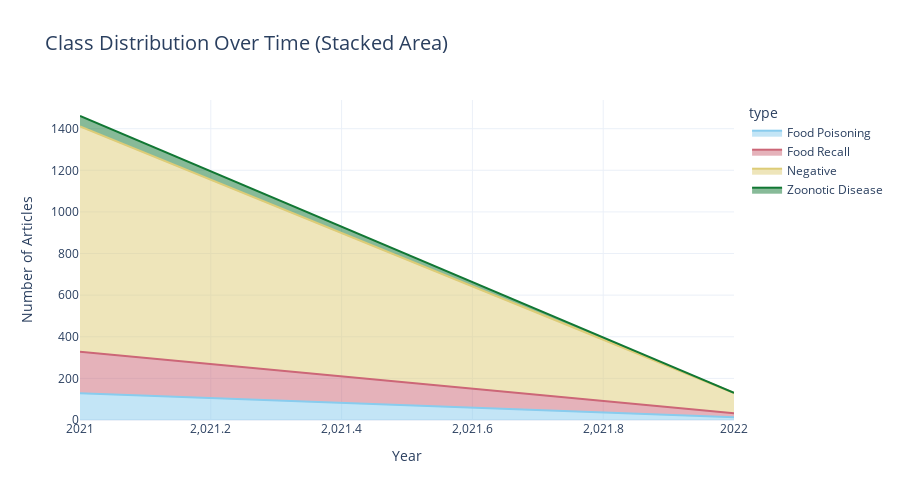

Here is the notebook cell this chart was saved with:
### Code cell
# Class distribution over time (single-label only)
df_temporal_single = df_temporal[~df_temporal['is_multilabel']].copy()

# Get top 4 classes
top_classes = df_temporal_single['type'].value_counts().index[:4]
df_temporal_top = df_temporal_single[df_temporal_single['type'].isin(top_classes)]

# Group by year and class
temporal_class = df_temporal_top.groupby(['year', 'type']).size().reset_index(name='count')

fig = px.area(
    temporal_class,
    x='year',
    y='count',
    color='type',
    title='Class Distribution Over Time (Stacked Area)',
    color_discrete_sequence=COLORS
)

fig.update_layout(
    xaxis_title='Year',
    yaxis_title='Number of Articles',
    height=500,
    title_font_size=20
)

fig.show()

### Figure 1 — Plotly figure (JSON) as saved in the notebook; plotly's stock layout.template omitted (floating-point values rounded to 4 significant figures)
{"data": [{"fillpattern": {"shape": ""}, "hovertemplate": "type=Food Poisoning<br>year=%{x}<br>count=%{y}<extra></extra>", "legendgroup": "Food Poisoning", "line": {"color": "rgb(136, 204, 238)"}, "marker": {"symbol": "circle"}, "mode": "lines", "name": "Food Poisoning", "orientation": "v", "showlegend": true, "stackgroup": "1", "type": "scatter", "x": [2021.0, 2022.0], "xaxis": "x", "y": [128, 13], "yaxis": "y"}, {"fillpattern": {"shape": ""}, "hovertemplate": "type=Food Recall<br>year=%{x}<br>count=%{y}<extra></extra>", "legendgroup": "Food Recall", "line": {"color": "rgb(204, 102, 119)"}, "marker": {"symbol": "circle"}, "mode": "lines", "name": "Food Recall", "orientation": "v", "showlegend": true, "stackgroup": "1", "type": "scatter", "x": [2021.0, 2022.0], "xaxis": "x", "y": [200, 20], "yaxis": "y"}, {"fillpattern": {"shape": ""}, "hovertemplate": "type=Negative<br>year=%{x}<br>count=%{y}<extra></extra>", "legendgroup": "Negative", "line": {"color": "rgb(221, 204, 119)"}, "marker": {"symbol": "circle"}, "mode": "lines", "name": "Negative", "orientation": "v", "showlegend": true, "stackgroup": "1", "type": "scatter", "x": [2021.0, 2022.0], "xaxis": "x", "y": [1083, 97], "yaxis": "y"}, {"fillpattern": {"shape": ""}, "hovertemplate": "type=Zoonotic Disease<br>year=%{x}<br>count=%{y}<extra></extra>", "legendgroup": "Zoonotic Disease", "line": {"color": "rgb(17, 119, 51)"}, "marker": {"symbol": "circle"}, "mode": "lines", "name": "Zoonotic Disease", "orientation": "v", "showlegend": true, "stackgroup": "1", "type": "scatter", "x": [2021.0], "xaxis": "x", "y": [50], "yaxis": "y"}], "layout": {"height": 500, "legend": {"title": {"text": "type"}, "tracegroupgap": 0}, "title": {"font": {"size": 20}, "text": "Class Distribution Over Time (Stacked Area)"}, "xaxis": {"anchor": "y", "domain": [0, 1], "title": {"text": "Year"}}, "yaxis": {"anchor": "x", "domain": [0, 1], "title": {"text": "Number of Articles"}}}}
